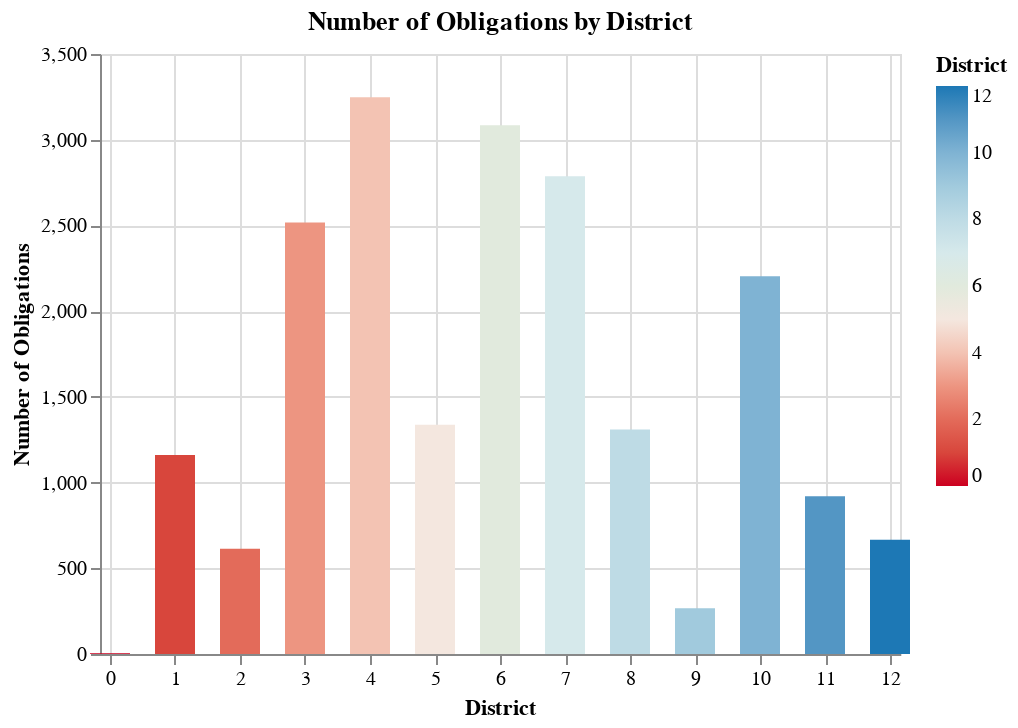

Write notebook code for a chart like this one.
### Code cell
chart = (alt.Chart(dist)
         .mark_bar()
         .encode(
             x=alt.X("dist", title="District", scale=alt.Scale(domain=(0, 12))),
             y=alt.Y("n", title="Number of Obligations"),
             #column = "payment:N",
             color = alt.Color("dist",
                              scale=alt.Scale(
                                  range=altair_utils.FIVETHIRTYEIGHT_DIVERGING_COLORS),  
                               legend=alt.Legend(title="District")
                              )
         )
        .properties( 
                       title="Number of Obligations by District")

)



chart.mark_bar(size=20)

### Figure 1 — Vega-Lite specification as saved in the notebook (floating-point values rounded to 4 significant figures)
{"usermeta": {"embedOptions": {"theme": "fivethirtyeight"}}, "config": {"view": {"continuousWidth": 400, "continuousHeight": 300}}, "data": {"name": "data-7c636afb4ea86da82a0729f821fa1956"}, "mark": {"type": "bar", "size": 20}, "encoding": {"color": {"field": "dist", "legend": {"title": "District"}, "scale": {"range": ["#cc0020", "#e77866", "#f6e7e1", "#d6e8ed", "#91bfd9", "#1d78b5"]}, "type": "quantitative"}, "x": {"field": "dist", "scale": {"domain": [0, 12]}, "title": "District", "type": "quantitative"}, "y": {"field": "n", "title": "Number of Obligations", "type": "quantitative"}}, "title": "Number of Obligations by District", "$schema": "https://vega.github.io/schema/vega-lite/v4.17.0.json", "datasets": {"data-7c636afb4ea86da82a0729f821fa1956": [{"dist": 4, "n": 3248, "n_agency_unique": 151, "n_prefix_unique": 110}, {"dist": 6, "n": 3084, "n_agency_unique": 55, "n_prefix_unique": 71}, {"dist": 7, "n": 2787, "n_agency_unique": 108, "n_prefix_unique": 107}, {"dist": 3, "n": 2517, "n_agency_unique": 62, "n_prefix_unique": 98}, {"dist": 10, "n": 2203, "n_agency_unique": 56, "n_prefix_unique": 65}, {"dist": 5, "n": 1337, "n_agency_unique": 39, "n_prefix_unique": 63}, {"dist": 8, "n": 1309, "n_agency_unique": 64, "n_prefix_unique": 92}, {"dist": 1, "n": 1161, "n_agency_unique": 20, "n_prefix_unique": 25}, {"dist": 11, "n": 920, "n_agency_unique": 31, "n_prefix_unique": 70}, {"dist": 12, "n": 666, "n_agency_unique": 36, "n_prefix_unique": 41}, {"dist": 2, "n": 614, "n_agency_unique": 25, "n_prefix_unique": 31}, {"dist": 9, "n": 267, "n_agency_unique": 9, "n_prefix_unique": 16}, {"dist": 0, "n": 4, "n_agency_unique": 1, "n_prefix_unique": 2}]}}
